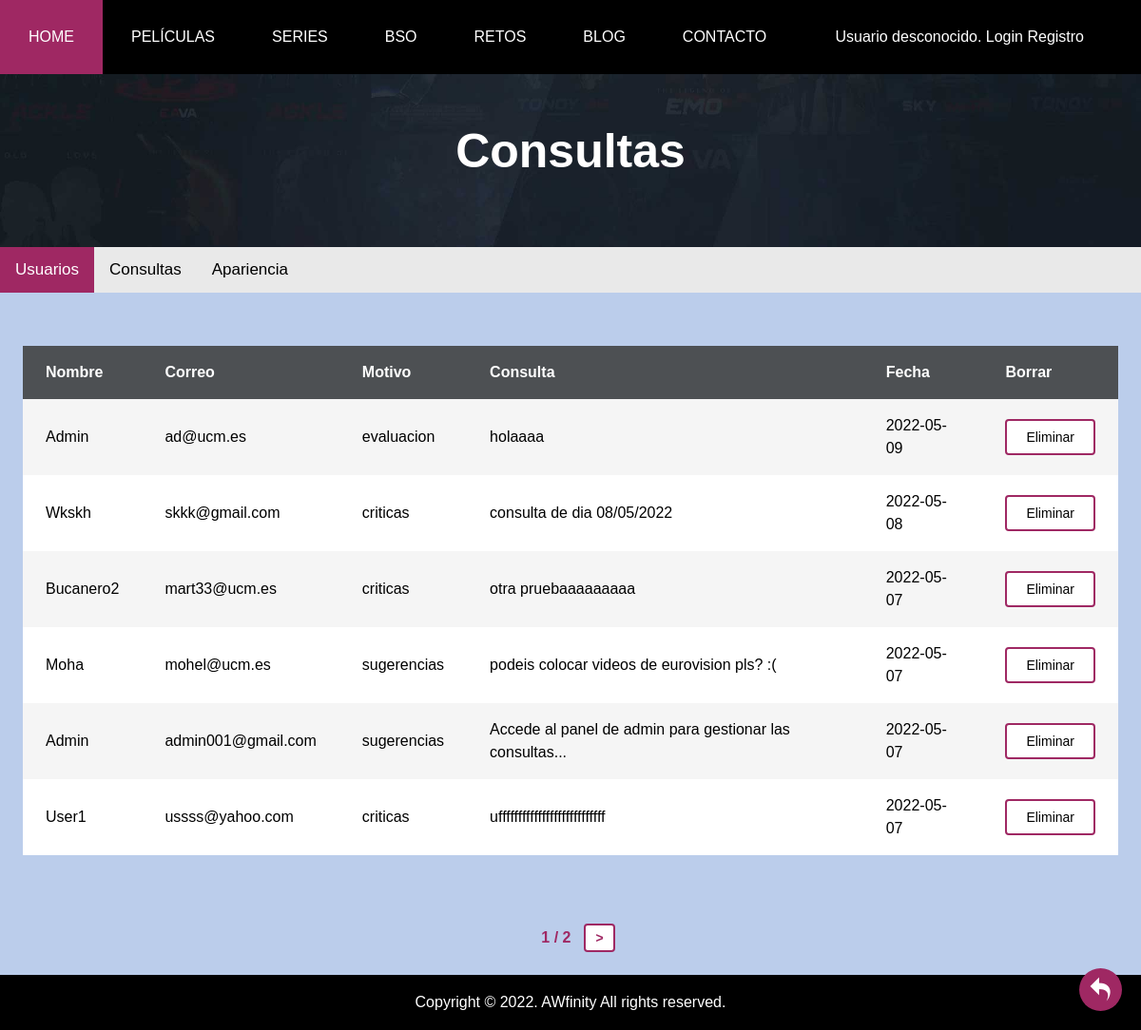
Page /vistaAdminGestionConsulta.php on the earlier database version.
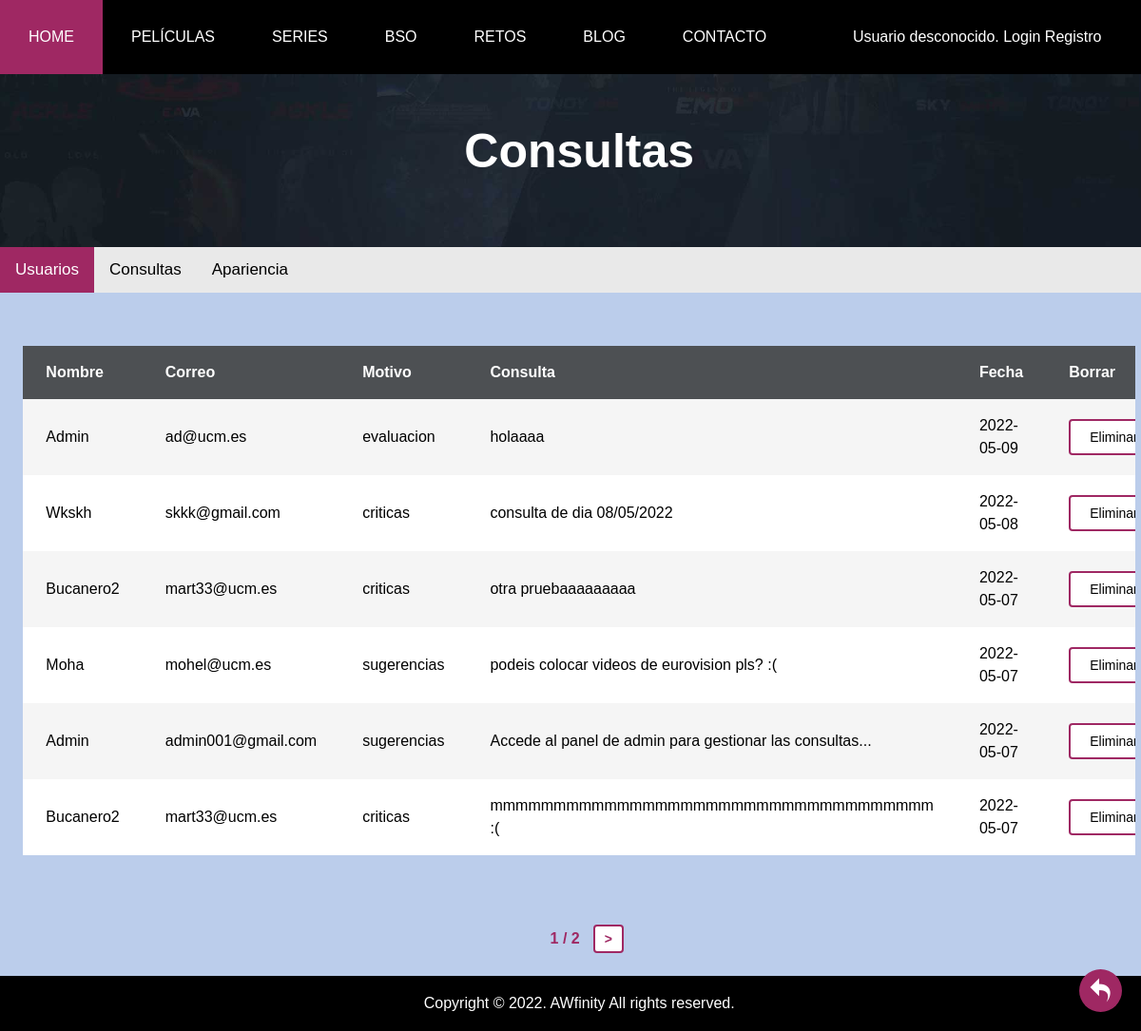
Same page on the later database version.
### tables this page shows
CREATE TABLE `consulta` (
  `id_consulta` int(11) NOT NULL,
  `nombre` varchar(25) NOT NULL,
  `email` varchar(25) NOT NULL,
  `consulta` text NOT NULL,
  `motivo` enum('evaluacion','sugerencias','criticas') NOT NULL,
  `fecha` date NOT NULL
);

### includes/Contacto.php (called while the page is built, shortened)
<?php
class Contacto{
    protected $nombre;
    protected $email;
    protected $consulta;
    protected $motivo;
    protected $fecha;
	public function __construct($nombre, $email, $consulta, $motivo, $fecha, $id_consulta=NULL){
            $this->id_consulta = $id_consulta;
            $this->nombre =  $nombre;
			$this->email = $email;
            $this->consulta = $consulta;
            $this->motivo = $motivo;
            $this->fecha = $fecha;
	}
    public function getIdConsulta(){
		return $this->id_consulta;
	}
	public function getNombre(){
		return $this->nombre;
	}
	public function getEmail(){
		return $this->email;
	}
	public function getConsulta(){
		return $this->consulta;
	}
	public function getMotivo(){
		return $this->motivo;
	}
    public function getFecha(){
		return $this->fecha;
	}
    static public function getTodosContactos($numPagina,$numPorPagina)
    {
        $conn = Aplicacion::getInstance()->getConexionBd();
        $query = sprintf("SELECT * FROM consulta ORDER BY fecha DESC, id_consulta DESC");
        if ($numPorPagina > 0) {
            $query .= " LIMIT $numPorPagina";
            $offset = $numPagina  *$numPorPagina;
        }
        $rs = $conn->query($query);
        $result = array();
        if ($rs) {
           while($fila = mysqli_fetch_assoc($rs)){
                $result[] = new Contacto($fila['nombre'], $fila['email'], $fila['consulta'], $fila['motivo'],$fila['fecha'], $fila['id_consulta']);
            }
        } else {
            error_log("Error BD ({$conn->errno}): {$conn->error}");
        }
        return $result;
    }
}
?>

### includes/config.php (called while the page is built, shortened)
<?php
spl_autoload_register(function ($class) {
    $prefix = 'es\\ucm\\fdi\\aw\\';
    $base_dir = __DIR__ . '/';
    $len = strlen($prefix);
    $relative_class = substr($class, $len);
    $file = $base_dir . str_replace('\\', '/', $relative_class) . '.php';
});

### vistaAdminGestionConsulta.php (the view, shortened to what the changed rows need)
<?php
require_once __DIR__.'/includes/config.php';
$contenidoPrincipal = '';
$numPorPagina = 6;
if(isset($_GET['numPagina'])){
  $contact = Contacto::getNumContactos();
  $numPagina = $_GET['numPagina'];
  if($contact > $numPorPagina * ($numPagina +1)){
      $numPagina++;
      $ruta= "vistaAdminGestionConsulta.php?numPagina=".$numPagina;
      $enlaceSiguiente = "<div class='butonGeneral'><a href=\"$ruta\"> > </a></div>";
      $numPagina--;
  }
  if($numPagina >0){
      $numPagina--;
      $ruta= "vistaAdminGestionConsulta.php?numPagina=".$numPagina;
      $enlaceAnterior = "<div class='butonGeneral'><a href=\"$ruta\"> < </a></div>";
      $numPagina++;
  }
}
else{
  $contact = Contacto::getNumContactos();
  $numPagina = 0;
  if($contact > $numPorPagina){
      $numPagina++;
      $numPagina--;
  }
}
$contenidoPrincipal .= <<<EOS
                                <div class="encabezado encabezado-bg">
                                <div class="tituloIndex">
                                    <h1>Consultas</h1>
                                </div>
                                </div>
                                <div class="menublog">
                                <a class="active" href="./vistaAdminGestionUser.php">Usuarios</a>
                                <a  href="./vistaAdminGestionConsulta.php">Consultas</a>
                                <a  href="./vistaAdminApariencia.php">Apariencia</a>
                                </div>
                                <div class="contened">
                                <div class="wrapper">
                                <table>
                                    <thead>
                                        <tr>
                                            <th>Nombre</th>
                                            <th>Correo</th>
                                            <th>Motivo</th>
                                            <th>Consulta</th>
                                            <th>Fecha</th>
                                            <th>Borrar</th>
                                        </tr>
                                    </thead>
                                    <tbody>
EOS;
$contactos= Contacto::getTodosContactos($numPagina, $numPorPagina);
        $cont=0;
        foreach($contactos as $us){
                $contenidoPrincipal .=<<<EOS
                <tr>
                <td class="nombre">{$us->getNombre()}</td>
                <td class="correo">{$us->getEmail()}</td>
                <td class="motivo">{$us->getMotivo()}</td>
                <td class="consulta">{$us->getConsulta()}</td>
                <td class="fecha">{$us->getFecha()}</td>
                EOS;
                $formU[$cont]= new FormAdminElimConsulta($us->getIdConsulta());
                $htmlFormEditorElimUsuario[$cont]= $formU[$cont]->gestiona();
                $contenidoPrincipal .=<<<EOS
                </td>
                <td class="borrar">
                {$htmlFormEditorElimUsuario[$cont]}
                </td>
                </tr>
                EOS;
                $cont++;
        }
$contenidoPrincipal.=<<<EOS
</tbody>
		</table>
		</div>
		</div>
EOS;
require __DIR__. '/includes/vistas/plantillas/plantilla.php';
?>

### includes/FormAdminElimConsulta.php (shortened to what the changed rows need)
<?php
class FormAdminElimConsulta extends Formulario
{
    private $consulta;
    public function __construct($consulta) {
        $this->consulta=$consulta;
    }
    protected function generaCamposFormulario(&$datos){
        $htmlErroresGlobales = self::generaListaErroresGlobales($this->errores);
        $html=<<<EOS
        <div>
            <input type="hidden" name="eliminarConsulta" value="{$this->consulta}" />
            <button type="submit" name="Eliminar">Eliminar</button>
        </div>
        $htmlErroresGlobales
        EOS;
        return $html;
    }
}

Differences in the rows shown:
removed consulta: nombre "User1", email "ussss@yahoo.com", motivo "criticas", consulta "ufffffffffffffffffffffffffff", fecha "2022-05-07"
now on this page (row unchanged): consulta: nombre "Bucanero2", email "mart33@ucm.es", motivo "criticas", consulta "mmmmmmmmmmmmmmmmmmmmmmmmmmmmmmmmmmm :(", fecha "2022-05-07"
